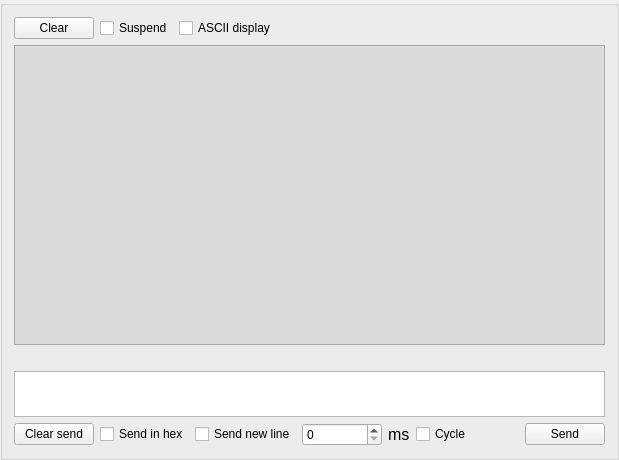
<?xml version="1.0" encoding="UTF-8"?>
<ui version="4.0">
 <class>GroupBox_rawDataDis</class>
 <widget class="QGroupBox" name="GroupBox_rawDataDis">
  <property name="geometry">
   <rect>
    <x>0</x>
    <y>0</y>
    <width>619</width>
    <height>460</height>
   </rect>
  </property>
  <property name="windowTitle">
   <string>Bytes stream</string>
  </property>
  <property name="windowIcon">
   <iconset resource="../../resource.qrc">
    <normaloff>:/icons/basicData.svg</normaloff>:/icons/basicData.svg</iconset>
  </property>
  <layout class="QGridLayout" name="gridLayout_2">
   <item row="0" column="0">
    <layout class="QGridLayout" name="gridLayout">
     <item row="2" column="0">
      <layout class="QVBoxLayout" name="verticalLayout_2">
       <item>
        <widget class="QPlainTextEdit" name="plainTextEdit_txData">
         <property name="sizePolicy">
          <sizepolicy hsizetype="Expanding" vsizetype="Minimum">
           <horstretch>0</horstretch>
           <verstretch>0</verstretch>
          </sizepolicy>
         </property>
         <property name="minimumSize">
          <size>
           <width>0</width>
           <height>40</height>
          </size>
         </property>
        </widget>
       </item>
       <item>
        <layout class="QHBoxLayout" name="horizontalLayout_4">
         <item>
          <widget class="QPushButton" name="pushButton_clearTx">
           <property name="text">
            <string>Clear send</string>
           </property>
          </widget>
         </item>
         <item>
          <widget class="QCheckBox" name="checkBox_hexSend">
           <property name="text">
            <string>Send in hex</string>
           </property>
          </widget>
         </item>
         <item>
          <widget class="QCheckBox" name="checkBox_sendNewLine">
           <property name="text">
            <string>Send new line</string>
           </property>
          </widget>
         </item>
         <item>
          <widget class="QSpinBox" name="spinBox_portTimeValue">
           <property name="minimumSize">
            <size>
             <width>80</width>
             <height>0</height>
            </size>
           </property>
          </widget>
         </item>
         <item>
          <widget class="QLabel" name="label_40">
           <property name="font">
            <font>
             <pointsize>12</pointsize>
            </font>
           </property>
           <property name="text">
            <string>ms</string>
           </property>
           <property name="textFormat">
            <enum>Qt::PlainText</enum>
           </property>
           <property name="alignment">
            <set>Qt::AlignLeading|Qt::AlignLeft|Qt::AlignVCenter</set>
           </property>
          </widget>
         </item>
         <item>
          <widget class="QCheckBox" name="checkBox_timerSend">
           <property name="text">
            <string>Cycle</string>
           </property>
          </widget>
         </item>
         <item>
          <spacer name="horizontalSpacer_3">
           <property name="orientation">
            <enum>Qt::Horizontal</enum>
           </property>
           <property name="sizeType">
            <enum>QSizePolicy::Expanding</enum>
           </property>
           <property name="sizeHint" stdset="0">
            <size>
             <width>40</width>
             <height>20</height>
            </size>
           </property>
          </spacer>
         </item>
         <item>
          <widget class="QPushButton" name="pushButton_tx">
           <property name="sizePolicy">
            <sizepolicy hsizetype="Minimum" vsizetype="Fixed">
             <horstretch>0</horstretch>
             <verstretch>0</verstretch>
            </sizepolicy>
           </property>
           <property name="text">
            <string>Send</string>
           </property>
          </widget>
         </item>
        </layout>
       </item>
      </layout>
     </item>
     <item row="0" column="0">
      <layout class="QHBoxLayout" name="horizontalLayout_5">
       <item>
        <widget class="QPushButton" name="pushButton_clearDisplay">
         <property name="text">
          <string>Clear</string>
         </property>
        </widget>
       </item>
       <item>
        <widget class="QCheckBox" name="checkBox_suspendDis">
         <property name="text">
          <string>Suspend</string>
         </property>
        </widget>
       </item>
       <item>
        <widget class="QCheckBox" name="checkBox_hexDisplay">
         <property name="text">
          <string>ASCII display</string>
         </property>
        </widget>
       </item>
       <item>
        <spacer name="horizontalSpacer_4">
         <property name="orientation">
          <enum>Qt::Horizontal</enum>
         </property>
         <property name="sizeHint" stdset="0">
          <size>
           <width>40</width>
           <height>20</height>
          </size>
         </property>
        </spacer>
       </item>
      </layout>
     </item>
     <item row="1" column="0">
      <layout class="QVBoxLayout" name="verticalLayout_4">
       <item>
        <widget class="QTextBrowser" name="textBrowser_rxData">
         <property name="sizePolicy">
          <sizepolicy hsizetype="Expanding" vsizetype="Fixed">
           <horstretch>0</horstretch>
           <verstretch>0</verstretch>
          </sizepolicy>
         </property>
         <property name="minimumSize">
          <size>
           <width>0</width>
           <height>300</height>
          </size>
         </property>
         <property name="styleSheet">
          <string notr="true">background-color: rgb(218, 218, 218)</string>
         </property>
        </widget>
       </item>
       <item>
        <spacer name="verticalSpacer">
         <property name="orientation">
          <enum>Qt::Vertical</enum>
         </property>
         <property name="sizeType">
          <enum>QSizePolicy::Fixed</enum>
         </property>
         <property name="sizeHint" stdset="0">
          <size>
           <width>20</width>
           <height>20</height>
          </size>
         </property>
        </spacer>
       </item>
      </layout>
     </item>
    </layout>
   </item>
  </layout>
 </widget>
 <resources>
  <include location="../../resource.qrc"/>
 </resources>
 <connections/>
</ui>
